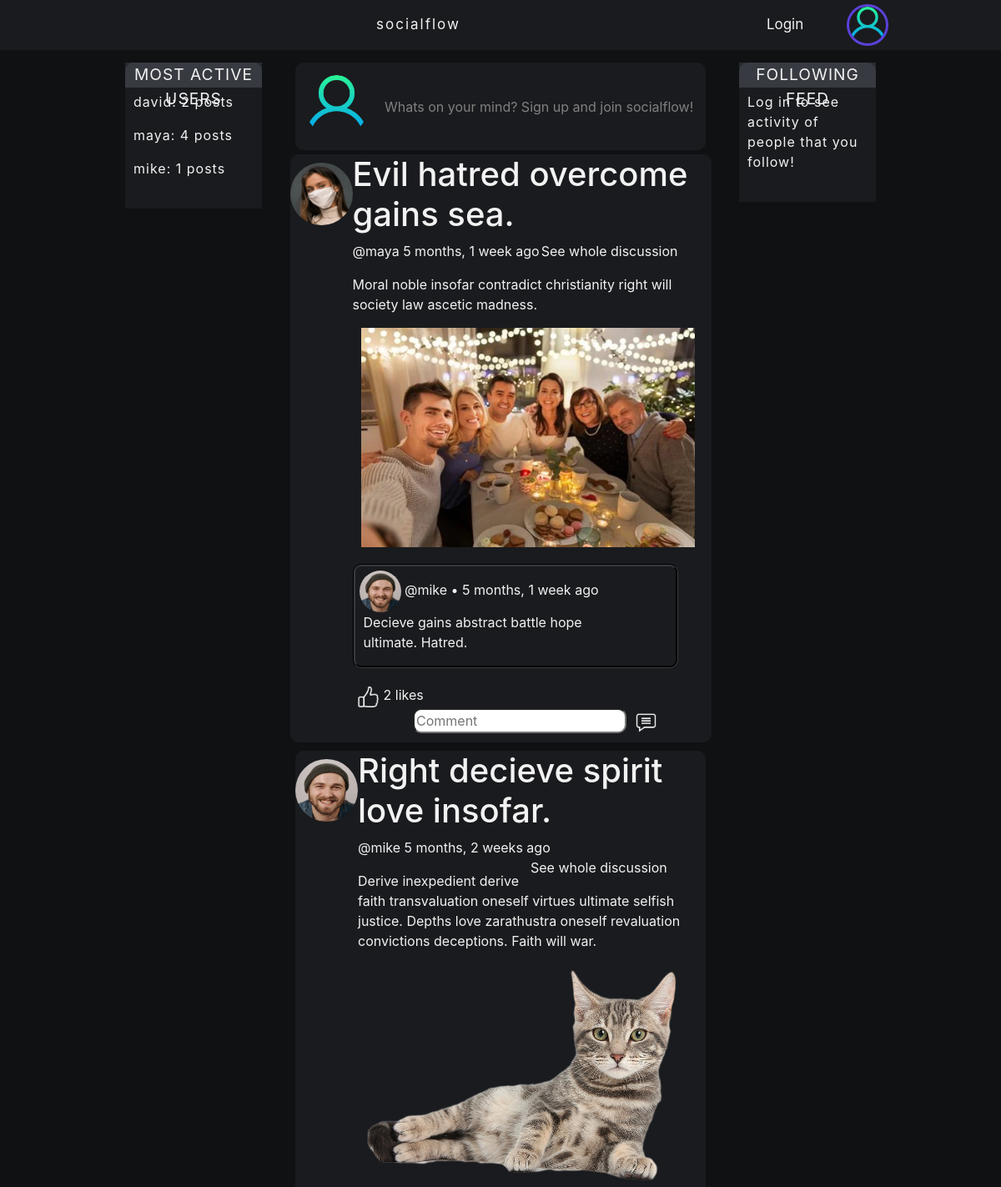
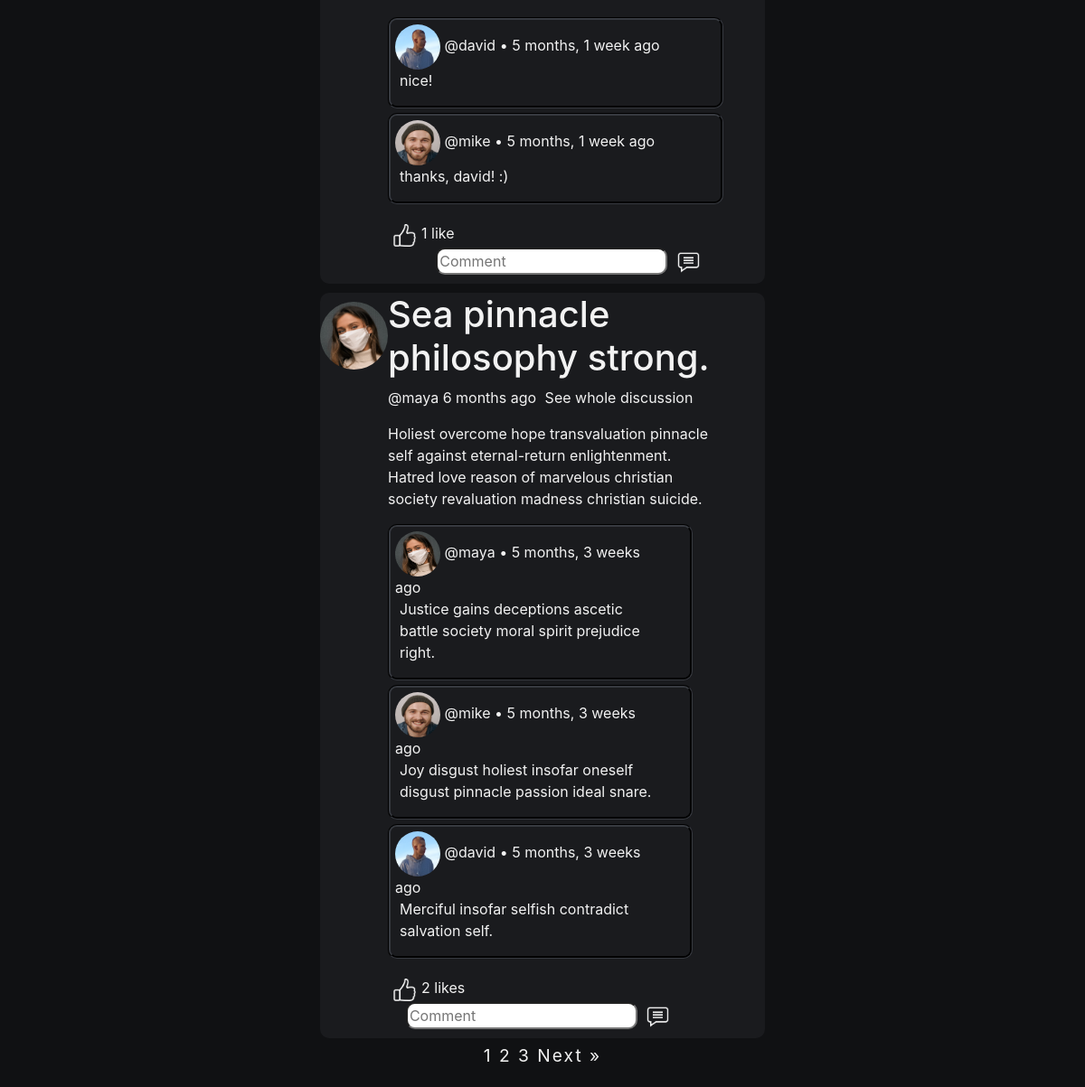
The page / on the database its author committed (2 pictures, top to bottom).
### DjangoBlogApp/models.py (models this page shows, shortened)
class Post(models.Model):
    name = models.CharField(max_length=48, blank=True, null=True)
    content = models.TextField(max_length=512)
    likes = models.ManyToManyField(User, blank=True, related_name="blog_posts")
    img = models.ImageField(null=True, blank=True, upload_to = "images/")
    host = models.ForeignKey(User, on_delete=models.CASCADE, blank=True, null=True)
    published = models.DateTimeField(auto_now_add=True)
    class Meta():
        ordering = ['-published']

class Profile(models.Model):
    user = models.OneToOneField(User, on_delete=models.CASCADE, blank=True, null=True)
    biogram = models.TextField(max_length=512)
    avatar = models.ImageField(null=True, blank=True, default='default.png')
    followers = models.ManyToManyField(User, blank=True, related_name="followers")
    following = models.ManyToManyField(User, blank=True, related_name="following")

class Comment(models.Model):
    author = models.ForeignKey(User, on_delete=models.CASCADE, blank=True, null=True)
    post = models.ForeignKey(Post, related_name="comments", on_delete=models.CASCADE, blank=True, null=True)
    content = models.TextField(max_length=128, blank=True, null=True)
    published = models.DateTimeField(auto_now_add=True)
    class Meta():
        ordering = ['published']

### DjangoBlogApp/views.py (the view, shortened to what this page needs)
# urls.py: path('', views.home, name="home"),
def home(request):
    users = User.objects.all()
    users_and_posts = {}
    for user in users:
        if Post.objects.filter(host=user):
            user_posts = Post.objects.filter(host=user).count()
            users_and_posts[Post.objects.filter(host=user).first().host] = user_posts
    q = request.GET.get('q') if request.GET.get('q') != None else ''
    posts = Post.objects.filter(
        Q(name__icontains=q) |
        Q(content__icontains=q) |
        Q(host__username__icontains=q)
    )
    p = Paginator(Post.objects.all(), 3)
    page = request.GET.get('page')
    paginated_posts = p.get_page(page)
    if request.user.is_authenticated:
        followed_people = request.user.profile.following.all()
        followed_posts = Post.objects.filter(host__in=followed_people).all()
    else:
        followed_posts = None
    recent_comments = Comment.objects.all().order_by('-published')[:5]
    comments = Comment.objects.all()
    context = {
        'posts': posts,
        'paginated_posts': paginated_posts,
        'comments': comments,
        'recent_comments': recent_comments,
        'users_and_posts': users_and_posts,
        'followed_posts': followed_posts,
    }
    return render(request, 'DjangoBlogApp/home.html', context)

### DjangoBlogApp/templates/DjangoBlogApp/home.html (shortened to what this page needs)
{% include 'DjangoBlogApp/main.html' %}
{% load static %}
{% block content %}
<div class="home-container">
    <div class="left-sidebar">
        <div class="sidebar-most-and-recent-container">
            <div class="sidebar-label">
                MOST ACTIVE USERS
            </div>
            <div class="sidebar-content">
                {% for user, posts in users_and_posts.items %}
                    <p>{{user.username}}: {{posts}} posts</p>
                {% endfor %}
            </div>
        </div>
    </div>
    <div class="home-middle">
        <div class="create-post-container">
            <div class="avatar">
                {% if user.is_authenticated %}
                <img src="{% static request.user.profile.avatar.url %}" class="rounded-circle" style="width: 75px; height: 75px;"/>
                {% else %}
                <img src='{% static "images/default.png" %}' class="rounded-circle" style="width: 75px; height: 75px;"/>
                {% endif %}
            </div>
            <div class="greeting">
                {% if user.is_authenticated %}
                <a href="{% url 'create-post' %}">Whats on your mind, {{request.user.username}}?</a>
                {% else %}
                Whats on your mind? Sign up and join socialflow!
                {% endif %}
            </div>
        </div>
        <div class="posts-container">
            {% for post in paginated_posts %}
            <div class="post-container">
                <div class="avatar-container">
                    <a href="{% url 'profile' post.host.id %}"><img src="{% static post.host.profile.avatar.url %}" class="rounded-circle" style="width: 75px; height: 75px;"/></a>
                </div>
                <div class="content-container">
                    <h1>{{post.name}}</h1>
                    <p>
                        <a href="{% url 'profile' post.host.id %}">@{{post.host}}</a>  {{post.published|timesince}} ago
                        <a class="on-right" href="{% url 'post-details' post.id%}">See whole discussion</a>
                    </p>
                    {{post.content|slice:":200"|linebreaks}}
                    {% if post.img %}
                    <div class="multimedia-container">
                        <img style="max-width: 400px; max-height: 266px;" src="{% static post.img.url %}"/>
                    </div>
                    {% endif %}
                    <div class="comments-container">
                    {% for comment in post.comments.all %}
                        <div class="comment-container">
                            <div class="comment-container-left">
                                <div class="comment-user-container">
                                    <img src="{% static comment.author.profile.avatar.url %}" class="rounded-circle" style="width: 50px; height: 50px;"/>
                                    <a class="post-date" href="{% url 'profile' comment.author.id %}">@{{comment.author}}</a> • {{comment.published|timesince}} ago
                                </div>
                                <div class="comment-content-container">
                                    {{comment.content|linebreaks}}
                                </div>
                            </div>
                        </div>
                    {% endfor %}
                        <div class="like-comment-save-container">
                            <div class="on-left">
                                {% if request.user in post.likes.all %}
                                <form method="POST">
                                    {% csrf_token %}
                                    <input type="hidden" name="unlike" value="unlike">
                                        <button class="comment-button" type="submit" name="post_id" value="{{post.id}}" >
                                            <img src='{% static "images/unlike.png" %}' style="width: 25px; height: 25px;"/>
                                        </button>
                                </form>
                                {% else %}
                                    <form method="POST">
                                            <button class="comment-button" type="submit" name="post_id" value="{{post.id}}" >
                                                <img src='{% static "images/like.png" %}' style="width: 25px; height: 25px;"/>
                                            </button>
                                    </form>
                                {% endif %}
                                {% if post.likes.count == 1 %}
                                    {% if request.user in post.likes.all %}
                                        1 like (You)
                                    {% else %}
                                        {{post.likes.count}} like
                                    {% endif %}
                                {% else %}
                                    {{post.likes.count}} likes
                                {% endif %}
                            </div>
                            <div class="on-right">
                                <form method="POST">
                                    <input type="text" class="comment-input" name="comment_content" placeholder="Comment">
                                        <button class="comment-button" type="submit" name="post_id" value="{{post.id}}" >
                                            <img src='{% static "images/comment.png" %}' style="width: 25px; height: 25px;"/>
                                        </button>
                                </form>
                            </div>
                        </div>
                    </div>
                </div>
                <div class="edit-delete-container">
                </div>
            </div>
            {% endfor %}
            <div class="paginator">
            {% for post_number in paginated_posts.paginator.page_range %}
                {% if post_number == paginated_posts.number %}
                    {{ post_number }}
                {% else %}
                    <a href="?page={{ post_number }}">{{ post_number }}</a>
                {% endif %}
            {% endfor %}
            {% if paginated_posts.has_next %}
                <a href="?page={{ paginated_posts.next_page_number }}">Next &raquo;</a>
            {% endif %}
            </div>
        </div>
    </div>
    <div class="right-sidebar">
        <div class="sidebar-most-and-recent-container">
            <div class="sidebar-label">
                FOLLOWING FEED
            </div>
            <div class="sidebar-content">
                {% if user.is_authenticated %}
                {% if followed_posts %}
                {% for post in followed_posts %}
                    <div class="sidebar-content-element">
                        <div class="sidebar-content-element-post-info">
                            <div class="sidebar-content-element-user-avatar">
                                <img src="{% static post.host.profile.avatar.url %}" class="rounded-circle" style="width: 40px; height: 40px; border: solid; border-color: green;"/>
                            </div>
                            <div class="sidebar-content-element-rest">
                                <div class="sidebar-content-element-host-info">
                                    <a href="{% url 'profile' post.host.id %}">@{{post.host}}</a>
                                </div>
                                <div class="sidebar-content-element-post-date">
                                    {{post.published|timesince}} ago
                                </div>
                            </div>
                        </div>
                        <div class="sidebar-content-element-post-name">
                            <a href="{% url 'post-details' post.id %}">{{post.name}}</a>
                        </div>
                    </div>
                {% endfor %}
                {% else %}
                <p>Follow people to see their latest activity here!</p>
                {% endif %}
                {% else %}
                <p>Log in to see activity of people that you follow!</p>
                {% endif %}
            </div>
        </div>
    </div>
</div>
{% endblock content %}

### DjangoBlogApp/templates/DjangoBlogApp/main.html (shortened to what this page needs)
{% load static %}
<!DOCTYPE html>
<html lang="en">
  <head>
    <link rel="stylesheet" href="{% static '/css/main.css' %}" type="text/css">
    <link rel="stylesheet" href="https://cdn.jsdelivr.net/npm/bootstrap@4.3.1/dist/css/bootstrap.min.css">
  </head>
    {% include 'DjangoBlogApp/navbar.html' %}
    {% block content %}
    <body class="global">
    </body>
    {% endblock content %}
</html>

### DjangoBlogApp/templates/DjangoBlogApp/navbar.html
{% load static %}
  <nav class="top-navbar">
    <div class="top-navbar-left">
      <a class="logo" href="{% url 'home' %}">socialflow</a>
    </div>
    <div class="top-navbar-right">
    {% if user.is_authenticated %}
      <a href="{% url 'home' %}">Home</a>
      <a href="{% url 'about' %}">About</a>
      <a href="{% url 'logout' %}" class="on-right">Logout</a>
      <a href="{% url 'profile' request.user.id %}" class="on-right">
        <img src="{% static request.user.profile.avatar.url %}" class="rounded-circle" style="width: 50px; height: 50px;  border: solid; border-color: rgb(90, 65, 216);""/>
      </a>
      {% else %}
      <a href="{% url 'login' %}" class="on-right">Login</a>
      <a class="on-right"><img src='{% static "images/default.png" %}' class="rounded-circle" style="width: 50px; height: 50px;  border: solid; border-color: rgb(90, 65, 216);""/></a>
      {% endif %}
    </div>
  </nav>

### static/css/main.css (style rules this page uses)
.global { background-color: rgb(16,17,19); color: #f2f2f2; padding-top: 70px; }
.global a { color: #f2f2f2; text-decoration: none; }
.home-container { margin-left: 150px; margin-right: 150px; margin-top: 5px; display: grid; grid-template-columns: 3fr 9fr 3fr; column-gap: 40px; }
.posts-container { display: grid; place-items: center; margin-bottom: 20px; }
.post-container { display: grid; grid-template-columns: 1fr 6fr 1fr; text-align: left; border-radius: 10px; margin-top: 5px; padding-bottom: 10px; margin-bottom: 5px; background: rgb(26,27,30); min-width: 100%; }
.edit-delete-container { margin-top: 15px; display: flex; flex-direction: column; flex-wrap: wrap; justify-content: space-between; text-align: center; margin-right: 20px; margin-bottom: 15px; }
.avatar-container { margin-top: 10px; text-align: center; }
.comments-container { margin-right: 20px; }
.comment-container { display: grid; grid-template-columns: 7fr 1fr; text-align: left; border-radius: 10px; margin-top: 5px; margin-bottom: 5px; border: groove; border-color: #373a40; }
.logo { letter-spacing: 2px; }
.comment-user-container { margin-top: 5px; margin-left: 5px; }
.comment-content-container { margin-left: 10px; }
.content-container a.on-right { float: right; }
.sidebar-content { padding-top: 5px; padding-left: 10px; padding-right: 10px; padding-bottom: 20px; background: rgb(26,27,30); }
.sidebar-label { text-align: center; font-size: larger; letter-spacing: 1px; border-top-left-radius: 10px; border-top-right-radius: 10px; height: 30px; background: #373a40; }
.right-sidebar { letter-spacing: 1px; display: row; row-gap: 20px; }
.left-sidebar { letter-spacing: 1px; }
.sidebar-most-and-recent-container { margin-bottom: 20px; background-color: #252B30; height: fit-content; }
.on-left { display: flex; text-align: center; flex-direction: row; float: left; }
.on-right { float: right; margin-right: 20px; }
.top-navbar { display: flex; justify-content: space-between; align-items: center; height: 60px; padding: 0 100px; background: rgb(26,27,30); overflow: hidden; background-color: rgb(26,27,30); position: fixed; top: 0; width: 100%; }
.multimedia-container { margin-left: 10px; margin-bottom: 20px; }
.top-navbar a { float: left; color: #f2f2f2; text-align: center; padding: 14px 16px; text-decoration: none; font-size: 17px; }
.top-navbar a.on-right { float: right; }
.paginator { font-size: larger; text-align: center; letter-spacing: 2px; }
.like-comment-save-container { padding-top: 15px; text-align: center; }
.top-navbar-left { padding: 0 335px; display: flex; align-items: center; }
.top-navbar-right { display: flex; align-items: center; }
.comment-input { border-radius: 10px; }
.comment-button { background-color: transparent; background-repeat: no-repeat; border: none; cursor: pointer; overflow: hidden; outline: none; }
.create-post-container { width: 100%; padding: 15px 7px; background: rgb(26,27,30); border-radius: 10px; display: flex; align-items: center; }
.avatar { margin-left: 5px; }
.greeting { margin-left: 20px; color: rgb(128,128,128) }

### rows shown on the page
Post: host.avatar (picture), name "Evil hatred overcome gains sea.", host "maya", published "5 months, 1 week", content "Moral noble insofar contradict christianity right will society law ascetic madness.", img (picture), likes.count "2"
Comment: author.avatar (picture), author "mike", published "5 months, 1 week", content "Decieve gains abstract battle hope ultimate. Hatred."
Post: host.avatar (picture), name "Right decieve spirit love insofar.", host "mike", published "5 months, 2 weeks", content "Derive inexpedient derive faith transvaluation oneself virtues ultimate selfish justice. Depths love zarathustra oneself revaluation convictions deceptions. Faith will war.", img (picture), likes.count "1"
Comment: author.avatar (picture), author "david", published "5 months, 1 week", content "nice!"
Comment: author.avatar (picture), author "mike", published "5 months, 1 week", content "thanks, david! :)"
Post: host.avatar (picture), name "Sea pinnacle philosophy strong.", host "maya", published "6 months", content "Holiest overcome hope transvaluation pinnacle self against eternal-return enlightenment. Hatred love reason of marvelous christian society revaluation madness christian suicide.", likes.count "2"
Comment: author.avatar (picture), author "maya", published "5 months, 3 weeks", content "Justice gains deceptions ascetic battle society moral spirit prejudice right."
Comment: author.avatar (picture), author "mike", published "5 months, 3 weeks", content "Joy disgust holiest insofar oneself disgust pinnacle passion ideal snare."
Comment: author.avatar (picture), author "david", published "5 months, 3 weeks", content "Merciful insofar selfish contradict salvation self."

### other values the page prints
{{ user.username }} "david"
{{ posts }} "2"
{{ user.username }} "maya"
{{ posts }} "4"
{{ user.username }} "mike"
{{ posts }} "1"
{{ post_number }} "1"
{{ post_number }} "2" "3"
